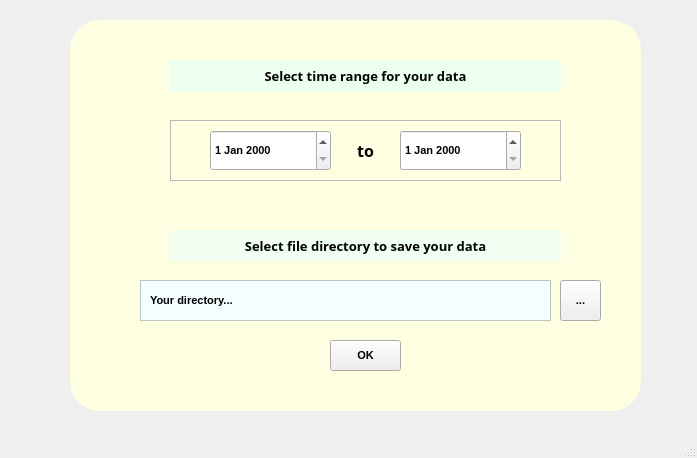
<?xml version="1.0" encoding="UTF-8"?>
<ui version="4.0">
 <class>MainWindow</class>
 <widget class="QMainWindow" name="MainWindow">
  <property name="geometry">
   <rect>
    <x>0</x>
    <y>0</y>
    <width>697</width>
    <height>458</height>
   </rect>
  </property>
  <property name="font">
   <font>
    <pointsize>8</pointsize>
   </font>
  </property>
  <property name="windowTitle">
   <string>Download Data</string>
  </property>
  <property name="windowIcon">
   <iconset>
    <normaloff>../assets/0049-logo-pjb-removebg-preview.png</normaloff>../assets/0049-logo-pjb-removebg-preview.png</iconset>
  </property>
  <widget class="QWidget" name="centralwidget">
   <widget class="QLabel" name="label_timerange">
    <property name="geometry">
     <rect>
      <x>170</x>
      <y>60</y>
      <width>391</width>
      <height>31</height>
     </rect>
    </property>
    <property name="font">
     <font>
      <family>PibotoLt</family>
      <pointsize>10</pointsize>
      <weight>75</weight>
      <bold>true</bold>
     </font>
    </property>
    <property name="styleSheet">
     <string notr="true">background-color: rgb(237, 255, 238);
border-top-right-radius: 20px;
border-top-left-radius: 20px;
border-bottom-right-radius: 20px;
border-bottom-left-radius: 20px;</string>
    </property>
    <property name="text">
     <string>Select time range for your data</string>
    </property>
    <property name="alignment">
     <set>Qt::AlignCenter</set>
    </property>
   </widget>
   <widget class="QFrame" name="f_date">
    <property name="geometry">
     <rect>
      <x>170</x>
      <y>120</y>
      <width>391</width>
      <height>61</height>
     </rect>
    </property>
    <property name="styleSheet">
     <string notr="true">border-color: None;</string>
    </property>
    <property name="frameShape">
     <enum>QFrame::StyledPanel</enum>
    </property>
    <property name="frameShadow">
     <enum>QFrame::Raised</enum>
    </property>
    <widget class="QDateEdit" name="dateStart">
     <property name="geometry">
      <rect>
       <x>40</x>
       <y>10</y>
       <width>121</width>
       <height>41</height>
      </rect>
     </property>
     <property name="font">
      <font>
       <pointsize>8</pointsize>
       <weight>75</weight>
       <bold>true</bold>
      </font>
     </property>
    </widget>
    <widget class="QLabel" name="label_TO">
     <property name="geometry">
      <rect>
       <x>170</x>
       <y>10</y>
       <width>51</width>
       <height>41</height>
      </rect>
     </property>
     <property name="font">
      <font>
       <family>PibotoLt</family>
       <pointsize>12</pointsize>
       <weight>75</weight>
       <bold>true</bold>
      </font>
     </property>
     <property name="text">
      <string>to</string>
     </property>
     <property name="alignment">
      <set>Qt::AlignCenter</set>
     </property>
    </widget>
    <widget class="QDateEdit" name="dateEnd">
     <property name="geometry">
      <rect>
       <x>230</x>
       <y>10</y>
       <width>121</width>
       <height>41</height>
      </rect>
     </property>
     <property name="font">
      <font>
       <pointsize>8</pointsize>
       <weight>75</weight>
       <bold>true</bold>
      </font>
     </property>
    </widget>
   </widget>
   <widget class="QLabel" name="label_filedir">
    <property name="geometry">
     <rect>
      <x>170</x>
      <y>230</y>
      <width>391</width>
      <height>31</height>
     </rect>
    </property>
    <property name="font">
     <font>
      <family>PibotoLt</family>
      <pointsize>10</pointsize>
      <weight>75</weight>
      <italic>false</italic>
      <bold>true</bold>
     </font>
    </property>
    <property name="styleSheet">
     <string notr="true">background-color: rgb(240, 255, 241);
border-top-right-radius: 20px;
border-top-left-radius: 20px;
border-bottom-right-radius: 20px;
border-bottom-left-radius: 20px;</string>
    </property>
    <property name="text">
     <string>Select file directory to save your data</string>
    </property>
    <property name="alignment">
     <set>Qt::AlignCenter</set>
    </property>
   </widget>
   <widget class="QFrame" name="f_directory">
    <property name="geometry">
     <rect>
      <x>140</x>
      <y>280</y>
      <width>411</width>
      <height>41</height>
     </rect>
    </property>
    <property name="font">
     <font>
      <pointsize>8</pointsize>
     </font>
    </property>
    <property name="styleSheet">
     <string notr="true">background-color: rgb(243, 254, 255);</string>
    </property>
    <property name="frameShape">
     <enum>QFrame::StyledPanel</enum>
    </property>
    <property name="frameShadow">
     <enum>QFrame::Raised</enum>
    </property>
    <widget class="QLabel" name="label_yourdir">
     <property name="geometry">
      <rect>
       <x>10</x>
       <y>10</y>
       <width>391</width>
       <height>21</height>
      </rect>
     </property>
     <property name="font">
      <font>
       <pointsize>8</pointsize>
       <weight>75</weight>
       <bold>true</bold>
      </font>
     </property>
     <property name="text">
      <string>Your directory...</string>
     </property>
    </widget>
   </widget>
   <widget class="QToolButton" name="searchButton">
    <property name="geometry">
     <rect>
      <x>560</x>
      <y>280</y>
      <width>41</width>
      <height>41</height>
     </rect>
    </property>
    <property name="font">
     <font>
      <pointsize>8</pointsize>
      <weight>75</weight>
      <bold>true</bold>
     </font>
    </property>
    <property name="text">
     <string>...</string>
    </property>
   </widget>
   <widget class="QPushButton" name="pushButton">
    <property name="geometry">
     <rect>
      <x>330</x>
      <y>340</y>
      <width>71</width>
      <height>31</height>
     </rect>
    </property>
    <property name="font">
     <font>
      <pointsize>8</pointsize>
      <weight>75</weight>
      <bold>true</bold>
     </font>
    </property>
    <property name="text">
     <string>OK</string>
    </property>
   </widget>
   <widget class="QLabel" name="label">
    <property name="geometry">
     <rect>
      <x>70</x>
      <y>20</y>
      <width>571</width>
      <height>391</height>
     </rect>
    </property>
    <property name="styleSheet">
     <string notr="true">background-color: rgb(255, 255, 226);
border-top-right-radius: 30px;
border-top-left-radius: 30px;
border-bottom-right-radius: 30px;
border-bottom-left-radius: 30px;</string>
    </property>
    <property name="text">
     <string/>
    </property>
   </widget>
   <widget class="QLabel" name="label_2">
    <property name="geometry">
     <rect>
      <x>-350</x>
      <y>-50</y>
      <width>1501</width>
      <height>801</height>
     </rect>
    </property>
    <property name="text">
     <string/>
    </property>
    <property name="pixmap">
     <pixmap>../assets/tes3.png</pixmap>
    </property>
   </widget>
   <zorder>label_2</zorder>
   <zorder>label</zorder>
   <zorder>label_timerange</zorder>
   <zorder>f_date</zorder>
   <zorder>label_filedir</zorder>
   <zorder>f_directory</zorder>
   <zorder>searchButton</zorder>
   <zorder>pushButton</zorder>
  </widget>
  <widget class="QStatusBar" name="statusbar"/>
 </widget>
 <resources/>
 <connections/>
</ui>
